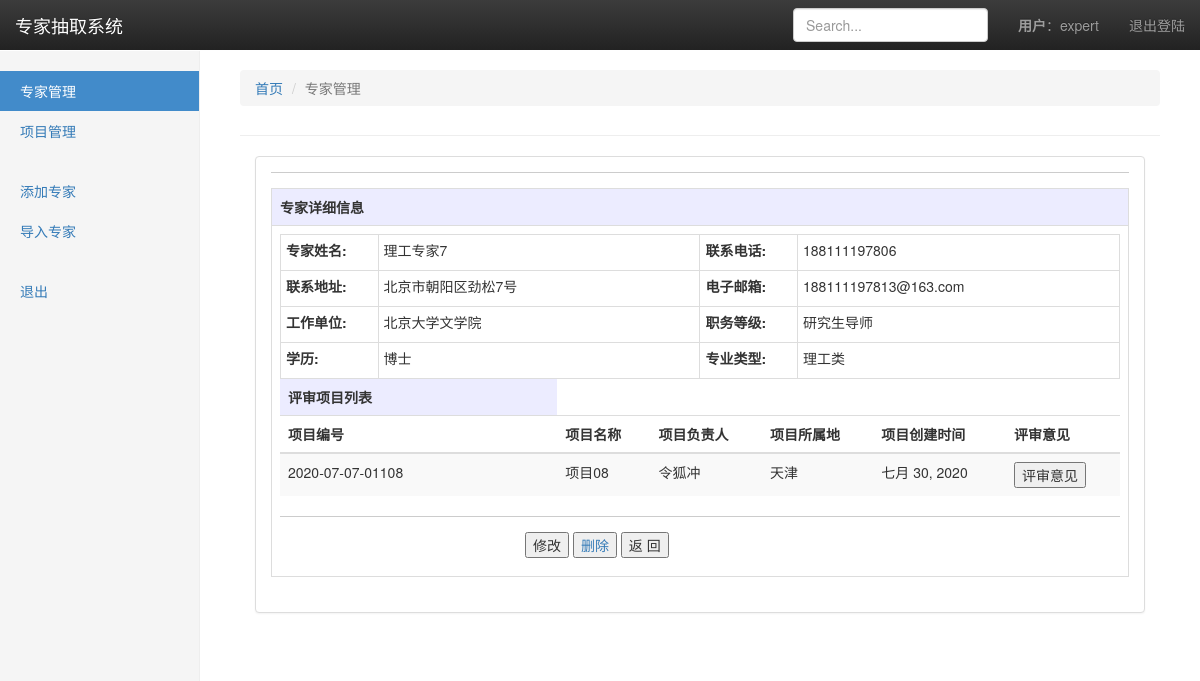
The app's page /experts/detail/104 (signed in), older data.
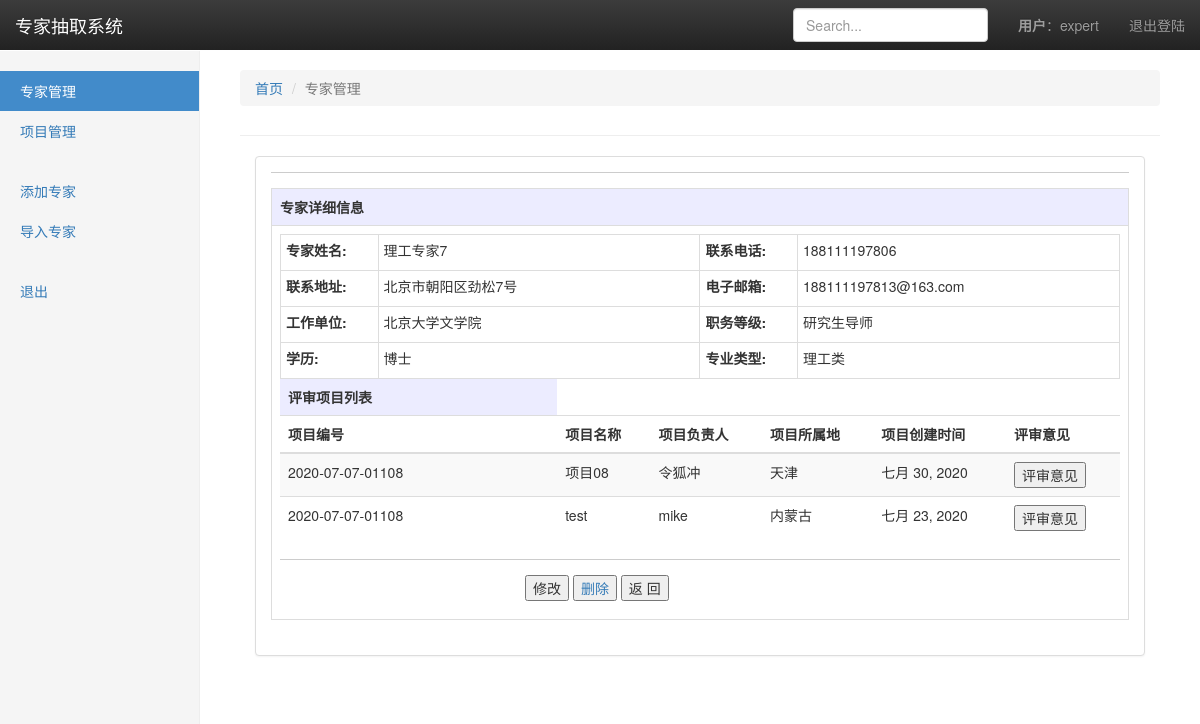
The same page, newer data.
### program/models.py (models this page shows, shortened)
class Program(models.Model):
    id = models.AutoField(primary_key=True)
    visible = models.BooleanField(default=True)
    seq = models.CharField(max_length=100, null=False, verbose_name="项目编号")
    name = models.CharField(max_length=500, verbose_name="项目名称", null=False)
    desp = models.CharField(max_length=1000, verbose_name="项目描述", null=True)
    responser = models.CharField(max_length=100, verbose_name="项目负责人", null=False)
    location = models.CharField(max_length=100, verbose_name="所属地", null=True)
    money = models.CharField(max_length=100, null=True,verbose_name="招标金额")
    program_date = models.DateField(verbose_name="创建时间")
    start_date = models.DateField(verbose_name="评标开始时间")
    end_date = models.DateField(verbose_name="评标截止时间")
    class Meta:
        verbose_name = '项目'
        verbose_name_plural = verbose_name

### experts/views.py (the view)
# urls.py: path('detail/<int:expert_id>', views.expert_detail, name='detail'),
@login_required
def expert_detail(request, expert_id):
    try:
        expert = Expert.objects.get(id = expert_id)
    except:
        return HttpResponse("专家不存在，ID:", expert_id)
    program_list = expert.selected_program_list.all()
    return render(request, 'expert_detail.html', {"expert" : expert, "program_list": program_list})

### template/expert_detail.html (shortened to what the changed rows need)
<!DOCTYPE html>
{%load static%}
<html lang="zh-CN">
<head>
  <link rel="stylesheet" href = "{%static 'css/bootstrap.min.css'%}">
  <link rel="stylesheet" href="{%static 'css/bootstrap-theme.min.css'%}">
  {% load static %}
</head>
<body>
  <div class="container-fluid">
    <div class="row">
      <table class="table table-striped">
        <thead>
          <tr>
            <td style="background-color:#ECECFF; width:33%">
              <b>评审项目列表</b>
            </td>
          </tr>
        </thead>
        <thead>
          <tr>
            <th>项目编号</th>
            <th>项目名称</th>
            <th>项目负责人</th>
            <th>项目所属地</th>
            <th>项目创建时间</th>
            <th>评审意见</th>
          </tr>
        </thead>
        <tbody>
          {% for program in program_list %}
          <tr>
            <td>{{program.seq}}</td>
            <td>{{program.name}}</td>
            <td>{{program.responser}}</td>
            <td>{{program.location}}</td>
            <td>{{program.program_date}}</td>
            <td>
              <button type="button" class="btn-blu-btn"
                onclick="location.href='/experts/comments/{{expert.id}}/{{program.id}}';">评审意见</button>
            </td>
          </tr>
          {% endfor%}
        </tbody>
      </table>
    </div>
  </div>
</body>
</html>

Row changes from the older to the newer data that the page shows:
added Program: seq "2020-07-07-01108", name "test", responser "mike", location "内蒙古", program_date "七月 23, 2020"
